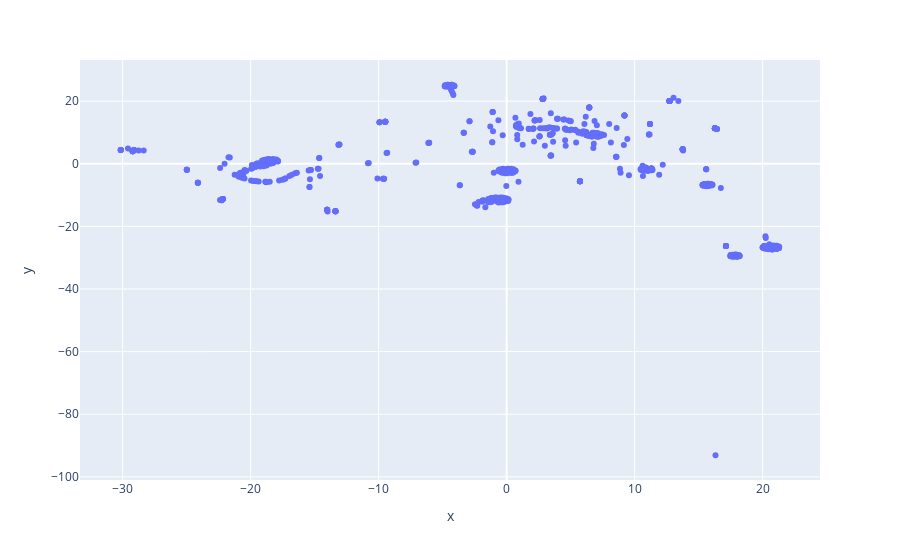

Here is the notebook cell this chart was saved with:
### Code cell
# x and y given as DataFrame columns
import plotly.express as px
fig = px.scatter(df_tsne_features_w_pca_pnt_9, x="x", y="y")
fig.show()

### Figure 1 — Plotly figure (JSON) as saved in the notebook; plotly's stock layout.template omitted (floating-point values rounded to 4 significant figures; data arrays with more than 128 entries replaced by an {"elided": "..."} marker saying what was removed)
{"data": [{"hovertemplate": "x=%{x}<br>y=%{y}<extra></extra>", "legendgroup": "", "marker": {"color": "#636efa", "symbol": "circle"}, "mode": "markers", "name": "", "orientation": "v", "showlegend": false, "type": "scatter", "x": {"elided": "532 float values"}, "xaxis": "x", "y": {"elided": "532 float values"}, "yaxis": "y"}], "layout": {"legend": {"tracegroupgap": 0}, "margin": {"t": 60}, "xaxis": {"anchor": "y", "domain": [0, 1], "title": {"text": "x"}}, "yaxis": {"anchor": "x", "domain": [0, 1], "title": {"text": "y"}}}}
